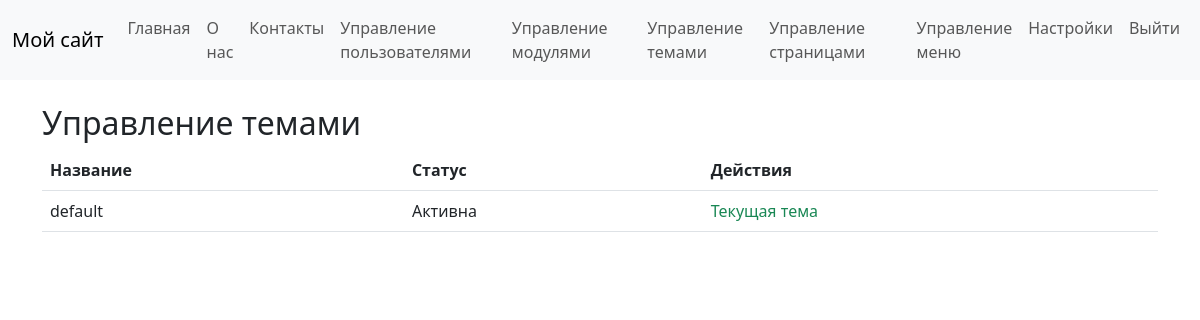
Page /admin/themes (signed in) on the committed database.
### tables this page shows
CREATE TABLE `menu_items` (
                              `id` int NOT NULL,
                              `menu_id` int NOT NULL,
                              `title` varchar(255) NOT NULL,
                              `url` varchar(255) NOT NULL,
                              `parent_id` int DEFAULT NULL,
                              `position` int NOT NULL DEFAULT '0'
);

CREATE TABLE `themes` (
                          `id` int NOT NULL,
                          `name` varchar(100) NOT NULL,
                          `enabled` tinyint(1) NOT NULL DEFAULT '0'
);

### core/View.php (called while the page is built)
<?php
class View
{
    public static function render($template, $data = [], $module = false): void
    {
        PageRenderer::render($template, $data, $module);
    }
}

### core/controllers/AdminController.php (called while the page is built, shortened)
<?php
class AdminController
{
    public function themes()
    {
        $themes = ThemeManager::getAllThemes();
        View::render('admin/themes', ['themes' => $themes]);
    }
}

### core/Router.php (called while the page is built, shortened)
<?php
class Router
{
    private $routes = [];
    public function add($route, $callback)
    {
        $route = trim($route, '/');
        $route = '#^' . $route . '$#';
        $this->routes[$route] = $callback;
    }
    public function dispatch()
    {
        $url = isset($_GET['url']) ? $_GET['url'] : '';
        $url = trim($url, '/');
        foreach ($this->routes as $pattern => $callback) {
            if (preg_match($pattern, $url, $params)) {
                if (is_callable($callback)) {
                    return call_user_func_array($callback, array_slice($params, 1));
                } elseif (is_array($callback)) {
                    $controller = $callback[0];
                    $method = $callback[1];
                    return call_user_func_array([$controller, $method], array_slice($params, 1));
                }
            }
        }
    }
}

### public/index.php (called while the page is built, shortened)
<?php
require_once __DIR__ . '/../core/init.php';
$router = new Router();
$router->add('', function () {
    $page = Page::findByType('home');
    if ($page && $page->status == 'published') {
        View::render('page', ['page' => $page]);
    } else {
        echo 'Главная страница не настроена';
    }
});
$settingsController = new SettingsController();
$router->add('admin/settings', [$settingsController, 'index']);
$router->add('admin/settings/update', [$settingsController, 'update']);
$authController = new AuthController();
$router->add('login', [$authController, 'login']);
$router->add('logout', [$authController, 'logout']);
$router->add('register', [$authController, 'register']);
$adminController = new AdminController();
$router->add('admin', [$adminController, 'index']);
$router->add('admin/users', [$adminController, 'users']);
$router->add('admin/users/edit/(\d+)', [$adminController, 'editUser']);
$router->add('admin/users/delete/(\d+)', [$adminController, 'deleteUser']);
$router->add('admin/modules', [$adminController, 'modules']);
$router->add('admin/modules/enable/([a-zA-Z0-9_]+)', [$adminController, 'enableModule']);
$router->add('admin/modules/disable/([a-zA-Z0-9_]+)', [$adminController, 'disableModule']);
$router->add('admin/themes', [$adminController, 'themes']);
$router->add('admin/themes/activate/([a-zA-Z0-9_]+)', [$adminController, 'activateTheme']);
$router->add('admin/pages', [$adminController, 'pages']);
$router->add('admin/pages/create', [$adminController, 'createPage']);
$router->add('admin/pages/edit/(\d+)', [$adminController, 'editPage']);
$router->add('admin/pages/delete/(\d+)', [$adminController, 'deletePage']);
$adminMenuController = new AdminMenuController();
$router->add('admin/menus', [$adminMenuController, 'menus']);
$router->add('admin/menus/create', [$adminMenuController, 'createMenu']);
$router->add('admin/menus/edit/(\d+)', [$adminMenuController, 'editMenu']);
$router->add('admin/menus/delete/(\d+)', [$adminMenuController, 'deleteMenu']);
$router->add('admin/menus/items/(\d+)', [$adminMenuController, 'manageMenuItems']);
$router->add('admin/menus/items/create/(\d+)', [$adminMenuController, 'createMenuItem']);
$router->add('admin/menus/items/edit/(\d+)', [$adminMenuController, 'editMenuItem']);
$router->add('admin/menus/items/delete/(\d+)', [$adminMenuController, 'deleteMenuItem']);
$pageController = new PageController();
$router->add('(.+)', [$pageController, 'viewPage']);
$router->dispatch();

### core/helpers/url_helper.php (called while the page is built)
<?php
function base_url($path = '')
{
    return rtrim(BASE_URL, '/') . '/' . ltrim($path, '/');
}

### core/init.php (called while the page is built, shortened)
<?php
spl_autoload_register(function ($class_name) {
    $paths = [
        __DIR__ . '/' . $class_name . '.php',
        __DIR__ . '/helpers/' . $class_name . '.php',
        __DIR__ . '/models/' . $class_name . '.php',
        __DIR__ . '/controllers/' . $class_name . '.php',
    ];
    foreach (glob(__DIR__ . '/../modules/*', GLOB_ONLYDIR) as $moduleDir) {
        $modulePaths = [
            $moduleDir . '/controller.php',
            $moduleDir . '/model.php',
        ];
        foreach (['controllers', 'models'] as $subDir) {
            $subDirPath = $moduleDir . '/' . $subDir;
        }
        $paths = array_merge($paths, $modulePaths);
    }
    foreach ($paths as $path) {
        if (file_exists($path)) {
            if (class_exists($class_name, false)) {
                return;
            }
        }
    }
});

### core/Database.php (called while the page is built, shortened)
<?php
class Database
{
    private static $connection;
    public static function connect($host, $user, $pass, $dbname)
    {
        self::$connection = new mysqli($host, $user, $pass, $dbname);
        self::$connection->set_charset('utf8mb4');
    }
    public static function query($sql)
    {
        $result = self::$connection->query($sql);
        return $result;
    }
    public static function prepare($sql)
    {
        $stmt = self::$connection->prepare($sql);
        return $stmt;
    }
}

### core/models/Menu.php (called while the page is built, shortened)
<?php
class Menu
{
    public $id;
    public static function findByName($name)
    {
        $stmt = Database::prepare("SELECT * FROM menus WHERE name = ?");
        $stmt->bind_param('s', $name);
        $stmt->execute();
        $result = $stmt->get_result();
        return $result->fetch_object('Menu');
    }
    public function getItems()
    {
        return MenuItem::findByMenuId($this->id);
    }
}

### core/models/MenuItem.php (called while the page is built, shortened)
<?php
class MenuItem
{
    public static function findByMenuId($menu_id)
    {
        $stmt = Database::prepare("SELECT * FROM menu_items WHERE menu_id = ? ORDER BY position ASC");
        $stmt->bind_param('i', $menu_id);
        $stmt->execute();
        $result = $stmt->get_result();
        $items = [];
        while ($row = $result->fetch_assoc()) {
            $item = new self();
            $item->id = $row['id'];
            $item->menu_id = $row['menu_id'];
            $item->title = $row['title'];
            $item->url = $row['url'];
            $item->parent_id = $row['parent_id'];
            $item->position = $row['position'];
            $items[] = $item;
        }
        return $items;
    }
}

### core/helpers/html_helper.php (called while the page is built)
<?php
function escape($string)
{
    return htmlspecialchars($string, ENT_QUOTES, 'UTF-8');
}

### core/Auth.php (called while the page is built, shortened)
<?php
class Auth
{
    public static function check()
    {
        return isset($_SESSION['user_id']);
    }
    public static function user()
    {
        if (self::check()) {
            return User::findById($_SESSION['user_id']);
        }
        return null;
    }
    public static function isAdmin()
    {
        $user = self::user();
        if ($user) {
            return in_array('admin', $user->getRoles());
        }
        return false;
    }
}

### core/models/User.php (called while the page is built, shortened)
<?php
class User
{
    public $id;
    public static function findById($id)
    {
        $stmt = Database::prepare("SELECT * FROM users WHERE id = ?");
        $stmt->bind_param('i', $id);
        $stmt->execute();
        $result = $stmt->get_result();
        return $result->fetch_object('User');
    }
    public function getRoles()
    {
        $stmt = Database::prepare("SELECT r.name FROM roles r JOIN user_roles ur ON r.id = ur.role_id WHERE ur.user_id = ?");
        $stmt->bind_param('i', $this->id);
        $stmt->execute();
        $result = $stmt->get_result();
        $roles = [];
        while ($row = $result->fetch_assoc()) {
            $roles[] = $row['name'];
        }
        return $roles;
    }
}

### core/ThemeManager.php (called while the page is built, shortened)
<?php
class ThemeManager
{
    public static function getAllThemes()
    {
        $result = Database::query("SELECT * FROM themes");
        $themes = [];
        while ($row = $result->fetch_assoc()) {
            $themes[] = $row;
        }
        return $themes;
    }
}

### themes/default/templates/admin/themes.php (the view, shortened to what this page needs)
<?php View::render('header', []); ?>
    <h2>Управление темами</h2>
    <table class="table">
        <thead>
        <tr>
            <th>Название</th>
            <th>Статус</th>
            <th>Действия</th>
        </tr>
        </thead>
        <tbody>
        <?php foreach ($themes as $theme): ?>
            <tr>
                <td><?= escape($theme['name']) ?></td>
                <td><?= $theme['enabled'] ? 'Активна' : 'Неактивна' ?></td>
                <td>
                    <?php if (!$theme['enabled']): ?>
                        <a href="<?= base_url('admin/themes/activate/' . $theme['name']) ?>" class="btn btn-sm btn-primary">Активировать</a>
                    <?php else: ?>
                        <span class="text-success">Текущая тема</span>
                    <?php endif; ?>
                </td>
            </tr>
        <?php endforeach; ?>
        </tbody>
    </table>

### themes/default/templates/header.php (shortened to what this page needs)
<?php
$mainMenu = Menu::findByName('main_menu');
$menuItems = $mainMenu ? $mainMenu->getItems() : [];
?>
<!DOCTYPE html>
<html lang="ru">
<head>
    <link href="https://cdn.jsdelivr.net/npm/bootstrap@5.3.0/dist/css/bootstrap.min.css" rel="stylesheet">
</head>
<body>
<nav class="navbar navbar-expand-lg navbar-light bg-light">
    <div class="container-fluid">
        <a class="navbar-brand" href="<?= base_url() ?>">Мой сайт</a>
        <div class="collapse navbar-collapse" id="navbarNav">
            <ul class="navbar-nav me-auto">
                <?php foreach ($menuItems as $item): ?>
                    <li class="nav-item">
                        <a class="nav-link" href="<?= escape($item->url) ?>"><?= escape($item->title) ?></a>
                    </li>
                <?php endforeach; ?>
            </ul>
            <ul class="navbar-nav">
                <?php if (Auth::check()): ?>
                    <?php if (Auth::isAdmin()): ?>
                        <?php
                        $adminMenu = Menu::findByName('admin_menu');
                        $adminMenuItems = $adminMenu ? $adminMenu->getItems() : [];
                        ?>
                        <?php foreach ($adminMenuItems as $adminItem): ?>
                            <li class="nav-item">
                                <a class="nav-link" href="<?= escape($adminItem->url) ?>"><?= escape($adminItem->title) ?></a>
                            </li>
                        <?php endforeach; ?>
                    <?php endif; ?>
                    <li class="nav-item">
                        <a class="nav-link" href="<?= base_url('logout') ?>">Выйти</a>
                    </li>
                <?php endif; ?>
            </ul>
        </div>
    </div>
</nav>
<div class="container mt-4">

### rows in the picture
menu_items: title "Главная"
menu_items: title "О нас"
menu_items: title "Контакты"
menu_items: title "Управление пользователями"
menu_items: title "Управление модулями"
menu_items: title "Управление темами"
menu_items: title "Управление страницами"
menu_items: title "Управление меню"
menu_items: title "Настройки"
themes: name "default", enabled "Активна"
